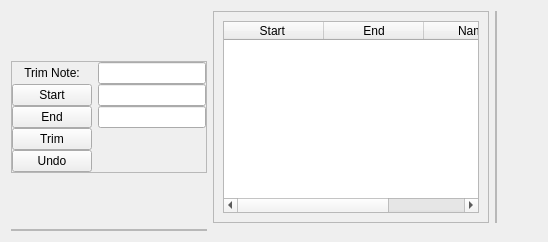
           <widget class="QWidget" name="tab_9">
            <attribute name="title">
             <string>Trim</string>
            </attribute>
            <layout class="QGridLayout" name="gridLayout_8">
             <item row="1" column="0">
              <widget class="QFrame" name="frame_5">
               <property name="sizePolicy">
                <sizepolicy hsizetype="Preferred" vsizetype="Fixed">
                 <horstretch>0</horstretch>
                 <verstretch>0</verstretch>
                </sizepolicy>
               </property>
               <property name="frameShape">
                <enum>QFrame::StyledPanel</enum>
               </property>
               <property name="frameShadow">
                <enum>QFrame::Raised</enum>
               </property>
               <layout class="QGridLayout" name="gridLayout_13">
                <property name="leftMargin">
                 <number>0</number>
                </property>
                <property name="topMargin">
                 <number>0</number>
                </property>
                <property name="rightMargin">
                 <number>0</number>
                </property>
                <property name="bottomMargin">
                 <number>0</number>
                </property>
                <property name="horizontalSpacing">
                 <number>9</number>
                </property>
                <property name="verticalSpacing">
                 <number>0</number>
                </property>
               </layout>
              </widget>
             </item>
             <item row="0" column="0">
              <widget class="QFrame" name="frame_6">
               <property name="sizePolicy">
                <sizepolicy hsizetype="Fixed" vsizetype="Fixed">
                 <horstretch>0</horstretch>
                 <verstretch>0</verstretch>
                </sizepolicy>
               </property>
               <property name="frameShape">
                <enum>QFrame::StyledPanel</enum>
               </property>
               <property name="frameShadow">
                <enum>QFrame::Raised</enum>
               </property>
               <layout class="QGridLayout" name="gridLayout_5">
                <property name="leftMargin">
                 <number>0</number>
                </property>
                <property name="topMargin">
                 <number>0</number>
                </property>
                <property name="rightMargin">
                 <number>0</number>
                </property>
                <property name="bottomMargin">
                 <number>0</number>
                </property>
                <property name="verticalSpacing">
                 <number>0</number>
                </property>
                <item row="2" column="3">
                 <widget class="QLineEdit" name="trimEnd">
                  <property name="sizePolicy">
                   <sizepolicy hsizetype="Fixed" vsizetype="Fixed">
                    <horstretch>0</horstretch>
                    <verstretch>0</verstretch>
                   </sizepolicy>
                  </property>
                 </widget>
                </item>
                <item row="5" column="1">
                 <widget class="QPushButton" name="deleteTrim">
                  <property name="text">
                   <string>Undo</string>
                  </property>
                 </widget>
                </item>
                <item row="4" column="1">
                 <widget class="QPushButton" name="cutVideo">
                  <property name="sizePolicy">
                   <sizepolicy hsizetype="Fixed" vsizetype="Fixed">
                    <horstretch>0</horstretch>
                    <verstretch>0</verstretch>
                   </sizepolicy>
                  </property>
                  <property name="text">
                   <string>Trim</string>
                  </property>
                 </widget>
                </item>
                <item row="1" column="3">
                 <widget class="QLineEdit" name="trimStart">
                  <property name="sizePolicy">
                   <sizepolicy hsizetype="Fixed" vsizetype="Fixed">
                    <horstretch>0</horstretch>
                    <verstretch>0</verstretch>
                   </sizepolicy>
                  </property>
                 </widget>
                </item>
                <item row="0" column="1">
                 <widget class="QLabel" name="label">
                  <property name="text">
                   <string>Trim Note:</string>
                  </property>
                  <property name="alignment">
                   <set>Qt::AlignCenter</set>
                  </property>
                 </widget>
                </item>
                <item row="0" column="3">
                 <widget class="QLineEdit" name="trimName">
                  <property name="sizePolicy">
                   <sizepolicy hsizetype="Fixed" vsizetype="Fixed">
                    <horstretch>0</horstretch>
                    <verstretch>0</verstretch>
                   </sizepolicy>
                  </property>
                 </widget>
                </item>
                <item row="2" column="1">
                 <widget class="QPushButton" name="getTrimEnd">
                  <property name="sizePolicy">
                   <sizepolicy hsizetype="Fixed" vsizetype="Fixed">
                    <horstretch>0</horstretch>
                    <verstretch>0</verstretch>
                   </sizepolicy>
                  </property>
                  <property name="text">
                   <string>End</string>
                  </property>
                 </widget>
                </item>
                <item row="1" column="1">
                 <widget class="QPushButton" name="getTrimStart">
                  <property name="sizePolicy">
                   <sizepolicy hsizetype="Fixed" vsizetype="Fixed">
                    <horstretch>0</horstretch>
                    <verstretch>0</verstretch>
                   </sizepolicy>
                  </property>
                  <property name="text">
                   <string>Start</string>
                  </property>
                 </widget>
                </item>
               </layout>
               <zorder>trimStart</zorder>
               <zorder>getTrimStart</zorder>
               <zorder>getTrimEnd</zorder>
               <zorder>trimEnd</zorder>
               <zorder>cutVideo</zorder>
               <zorder>deleteTrim</zorder>
               <zorder>label</zorder>
               <zorder>trimName</zorder>
              </widget>
             </item>
             <item row="0" column="2">
              <widget class="QFrame" name="frame_7">
               <property name="frameShape">
                <enum>QFrame::StyledPanel</enum>
               </property>
               <property name="frameShadow">
                <enum>QFrame::Raised</enum>
               </property>
               <layout class="QGridLayout" name="gridLayout_14">
                <property name="leftMargin">
                 <number>0</number>
                </property>
                <property name="topMargin">
                 <number>0</number>
                </property>
                <property name="rightMargin">
                 <number>0</number>
                </property>
                <property name="bottomMargin">
                 <number>0</number>
                </property>
                <property name="verticalSpacing">
                 <number>0</number>
                </property>
               </layout>
              </widget>
             </item>
             <item row="0" column="1">
              <widget class="QFrame" name="frame_11">
               <property name="frameShape">
                <enum>QFrame::StyledPanel</enum>
               </property>
               <property name="frameShadow">
                <enum>QFrame::Raised</enum>
               </property>
               <layout class="QGridLayout" name="gridLayout_19">
                <item row="0" column="0">
                 <widget class="QTableWidget" name="trimListTable">
                  <property name="sizePolicy">
                   <sizepolicy hsizetype="Expanding" vsizetype="Expanding">
                    <horstretch>0</horstretch>
                    <verstretch>0</verstretch>
                   </sizepolicy>
                  </property>
                  <property name="columnCount">
                   <number>3</number>
                  </property>
                  <column>
                   <property name="text">
                    <string>Start </string>
                   </property>
                  </column>
                  <column>
                   <property name="text">
                    <string>End</string>
                   </property>
                  </column>
                  <column>
                   <property name="text">
                    <string>Name</string>
                   </property>
                  </column>
                 </widget>
                </item>
               </layout>
              </widget>
             </item>
             <item row="0" column="3">
              <spacer name="horizontalSpacer_4">
               <property name="orientation">
                <enum>Qt::Horizontal</enum>
               </property>
               <property name="sizeHint" stdset="0">
                <size>
                 <width>40</width>
                 <height>20</height>
                </size>
               </property>
              </spacer>
             </item>
            </layout>
           </widget>
